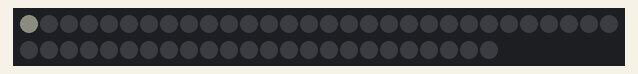
This sketch was run on a simulated ESP8266 (NodeMCU). Shown: 54 RGB LEDs in strip order, left to right, continuing on the next row. Dim RGB values are drawn brighter than linear; WiFi joins after 1.5 s; servers stay silent unless stated; network time is answered at once with the bench clock; the local clock reads 2024-03-15 10:24:30 at power-on unless the sketch sets it; what the sketch prints to the serial monitor is not drawn.

Above: at 1.66 s.
At 10.89 s:
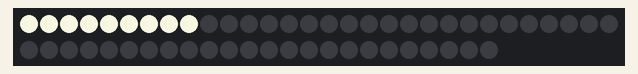
At 20.19 s:
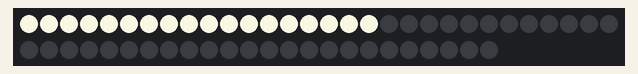
At 29.49 s:
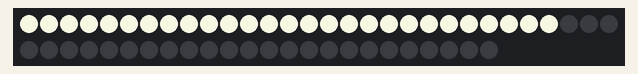
At 39.83 s:
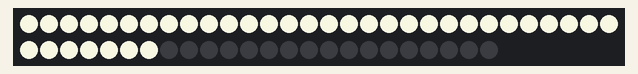

The sketch:

lightbar.ino
```cpp
#include <Adafruit_NeoPixel.h>

#include <NTPClient.h>
#include <ESP8266WiFi.h>
#include <WiFiUdp.h>
#define LED_PIN    4
#define LED_COUNT 54

const char *ssid     = "pigpen";
const char *password = "Jamie1149664344";
const long utcOffsetInSeconds = -14400;
bool state = false;
// Define NTP Client to get time
WiFiUDP ntpUDP;
NTPClient timeClient(ntpUDP, "pool.ntp.org", utcOffsetInSeconds);
Adafruit_NeoPixel strip(LED_COUNT, LED_PIN, NEO_GRB + NEO_KHZ800);

void setup(){
  Serial.begin(9600);
  WiFi.begin(ssid, password);
  while ( WiFi.status() != WL_CONNECTED ) {
    delay ( 500 );
    Serial.print ( "." );
      strip.begin();           // INITIALIZE NeoPixel strip object (REQUIRED)
  strip.show();            // Turn OFF all pixels ASAP
  strip.setBrightness(255); // Set BRIGHTNESS to about 1/5 (max = 255)
  }

  timeClient.begin();
}

void loop() {
  timeClient.update();
  Serial.print(timeClient.getHours());
  Serial.print(":");
  Serial.print(timeClient.getMinutes());
  Serial.print(":");
  Serial.println(timeClient.getSeconds());
  if (!state && timeClient.getHours()>= 9 && timeClient.getMinutes()>= 0){
    Serial.println("Turning on");
    state = true;
    for(int i=0; i<strip.numPixels(); i++) { // For each pixel in strip...
      for (int j = 0; j<20; j++){
        strip.setPixelColor(i, strip.Color(j*12,j*12,j*11));         //  Set pixel's color (in RAM)
        strip.show();                          //  Update strip to match
        delay(50);                           //  Pause for a moment
      }
    }
  }
  delay(1000);
}
```
